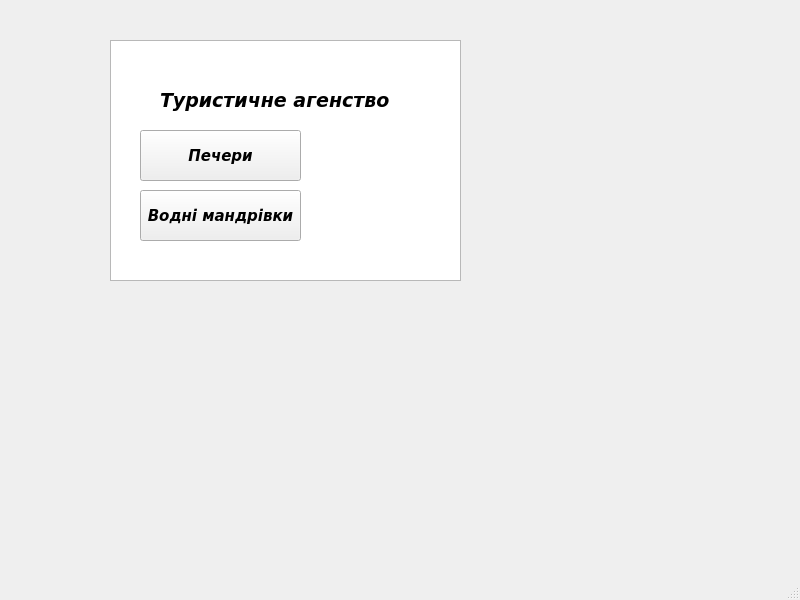
<?xml version="1.0" encoding="UTF-8"?>
<ui version="4.0">
 <class>MainWindow</class>
 <widget class="QMainWindow" name="MainWindow">
  <property name="geometry">
   <rect>
    <x>0</x>
    <y>0</y>
    <width>800</width>
    <height>600</height>
   </rect>
  </property>
  <property name="windowTitle">
   <string>MainWindow</string>
  </property>
  <widget class="QWidget" name="centralwidget">
   <widget class="QListWidget" name="listWidget">
    <property name="geometry">
     <rect>
      <x>110</x>
      <y>40</y>
      <width>351</width>
      <height>241</height>
     </rect>
    </property>
    <property name="font">
     <font>
      <family>SimSun-ExtB</family>
      <bold>false</bold>
     </font>
    </property>
   </widget>
   <widget class="QPushButton" name="pushButton">
    <property name="geometry">
     <rect>
      <x>140</x>
      <y>130</y>
      <width>161</width>
      <height>51</height>
     </rect>
    </property>
    <property name="font">
     <font>
      <family>Verdana</family>
      <pointsize>11</pointsize>
      <italic>true</italic>
      <bold>true</bold>
     </font>
    </property>
    <property name="text">
     <string>Печери</string>
    </property>
   </widget>
   <widget class="QPushButton" name="pushButton_2">
    <property name="geometry">
     <rect>
      <x>140</x>
      <y>190</y>
      <width>161</width>
      <height>51</height>
     </rect>
    </property>
    <property name="font">
     <font>
      <family>Verdana</family>
      <pointsize>11</pointsize>
      <italic>true</italic>
      <bold>true</bold>
     </font>
    </property>
    <property name="text">
     <string>Водні мандрівки</string>
    </property>
   </widget>
   <widget class="QLabel" name="label">
    <property name="geometry">
     <rect>
      <x>160</x>
      <y>90</y>
      <width>251</width>
      <height>21</height>
     </rect>
    </property>
    <property name="font">
     <font>
      <family>Verdana</family>
      <pointsize>14</pointsize>
      <italic>true</italic>
      <bold>true</bold>
      <stylestrategy>PreferAntialias</stylestrategy>
     </font>
    </property>
    <property name="mouseTracking">
     <bool>false</bool>
    </property>
    <property name="tabletTracking">
     <bool>false</bool>
    </property>
    <property name="text">
     <string>Туристичне агенство</string>
    </property>
    <property name="textFormat">
     <enum>Qt::AutoText</enum>
    </property>
   </widget>
  </widget>
  <widget class="QMenuBar" name="menubar">
   <property name="geometry">
    <rect>
     <x>0</x>
     <y>0</y>
     <width>800</width>
     <height>22</height>
    </rect>
   </property>
  </widget>
  <widget class="QStatusBar" name="statusbar"/>
 </widget>
 <resources/>
 <connections/>
</ui>
